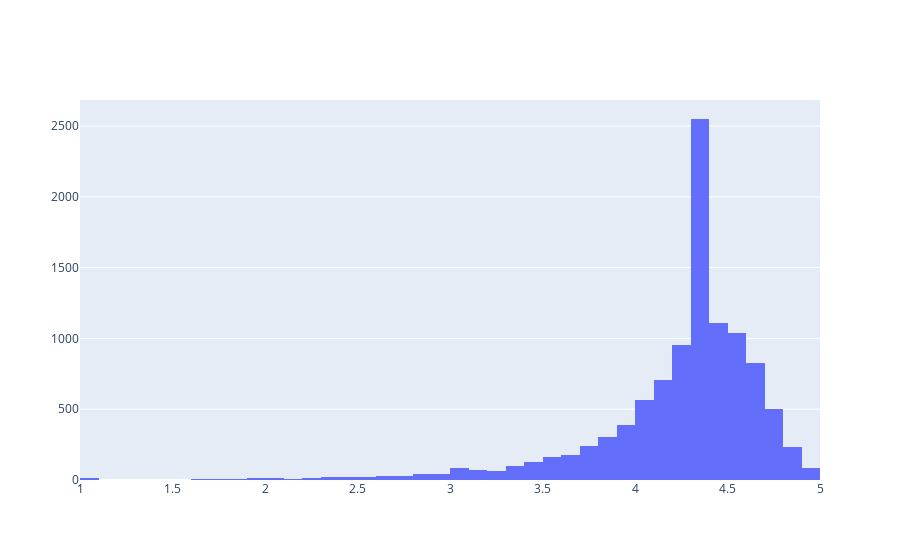

Notebook code cell kept with this figure:
### Markdown cell above
## Average rating of apps

### Code cell
data = [go.Histogram(
        x = df.Rating,
        xbins = {'start': 1, 'size': 0.1, 'end' :5}
        
)]
layout = {"title":"Average rating","xaxis":{"title":"abc"}}
print('Average app rating = ', np.mean(df['Rating']))
plotly.offline.iplot(data, filename='overall_rating_distribution')

### Figure 1 — Plotly figure (JSON) as saved in the notebook; plotly's stock layout.template omitted (floating-point values rounded to 4 significant figures; data arrays with more than 128 entries replaced by an {"elided": "..."} marker saying what was removed)
{"data": [{"type": "histogram", "x": {"elided": "10840 float values"}, "xbins": {"end": 5, "size": 0.1, "start": 1}}], "layout": {}}
